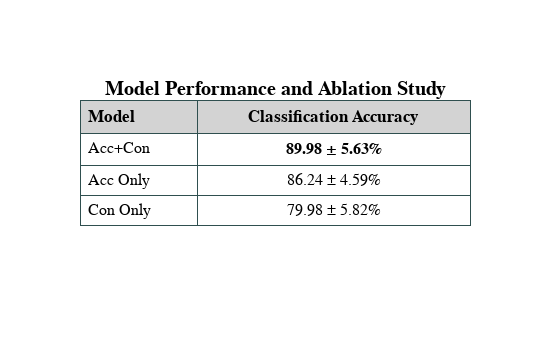

The notebook cell this image was saved under:
### Code cell
import plotly.graph_objects as go
rowEvenColor = 'lightgrey'
rowOddColor = 'white'
col1 = ['Acc+Con', 'Acc Only', 'Con Only']
col2 = ['<b>89.98'  + ' ' + u"\u00B1" + ' ' + '5.63%', '86.24'  + ' ' + u"\u00B1" + ' ' + '4.59%', '79.98'  + ' ' + u"\u00B1" + ' ' + '5.82%']

fill_colors =['white', 'white', 'white']


fig = go.Figure(data=[go.Table(
    columnwidth = [0.3,0.7],
    header=dict(values=['<b>Model</b>', '<b>Classification Accuracy</b>'],
    fill_color='lightgrey',
    align = ['left', 'center'],
                line_color = 'darkslategray',
    font = dict(color = 'black', size = 17)),

    cells=dict(values=[col1, col2],
    #line_color='darkslategray',
    #fill_color = [[rowOddColor,rowEvenColor,rowOddColor, rowEvenColor]*4],
    align = ['left', 'center'],
    fill_color= [fill_colors]*3,
    line_color = 'darkslategray',
    height = 30,
    font = dict(color = 'black', size = 16)))
                     ])

fig.layout['template']['data']['table'][0]['header']['fill']['color']='rgba(0,0,0,0)' #remove header
#fig.for_each_trace(lambda t: t.update(header_fill_color = 'rgba(0,0,0,0)'))


fig.update_layout(showlegend = False,
    title={
        'text': "<b>Model Performance and Ablation Study</b>",
        'y':0.77,
        'x':0.5,
        'xanchor': 'center',
        'yanchor': 'top'}, width = 550, height = 350,
        font=dict(
            size=14,
        )
                     )
fig.update_layout(
    font_family="Helvetica Neue",
    font_color="black",
    title_font_family="Helvetica Neue",
    title_font_color="black",
    legend_title_font_color="black"
)

fig.show()
fig.write_image('/Users/akhil/Documents/Wearable_Scratch_Intensity/final_paper/final_figures/bin_ablation.png')

### Figure 1 — Plotly figure (JSON) as saved in the notebook; plotly's stock layout.template omitted (floating-point values rounded to 4 significant figures)
{"data": [{"cells": {"align": ["left", "center"], "fill": {"color": [["white", "white", "white"], ["white", "white", "white"], ["white", "white", "white"]]}, "font": {"color": "black", "size": 16}, "height": 30, "line": {"color": "darkslategray"}, "values": [["Acc+Con", "Acc Only", "Con Only"], ["<b>89.98 ± 5.63%", "86.24 ± 4.59%", "79.98 ± 5.82%"]]}, "columnwidth": [0.3, 0.7], "header": {"align": ["left", "center"], "fill": {"color": "lightgrey"}, "font": {"color": "black", "size": 17}, "line": {"color": "darkslategray"}, "values": ["<b>Model</b>", "<b>Classification Accuracy</b>"]}, "type": "table"}], "layout": {"font": {"color": "black", "family": "Helvetica Neue", "size": 14}, "height": 350, "legend": {"title": {"font": {"color": "black"}}}, "showlegend": false, "title": {"font": {"color": "black", "family": "Helvetica Neue"}, "text": "<b>Model Performance and Ablation Study</b>", "x": 0.5, "xanchor": "center", "y": 0.77, "yanchor": "top"}, "width": 550}}
